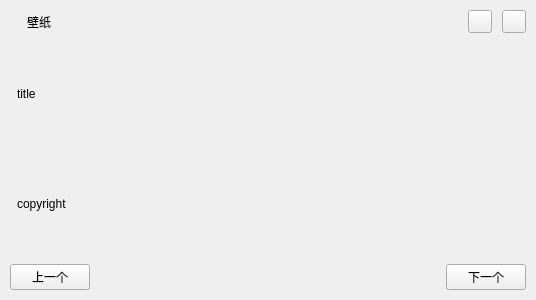
<?xml version="1.0" encoding="UTF-8"?>
<ui version="4.0">
 <class>Form</class>
 <widget class="QWidget" name="Form">
  <property name="geometry">
   <rect>
    <x>0</x>
    <y>0</y>
    <width>536</width>
    <height>300</height>
   </rect>
  </property>
  <property name="windowTitle">
   <string>Form</string>
  </property>
  <layout class="QVBoxLayout" name="verticalLayout_2">
   <property name="spacing">
    <number>0</number>
   </property>
   <property name="leftMargin">
    <number>0</number>
   </property>
   <property name="topMargin">
    <number>0</number>
   </property>
   <property name="rightMargin">
    <number>0</number>
   </property>
   <property name="bottomMargin">
    <number>0</number>
   </property>
   <item>
    <layout class="QVBoxLayout" name="verticalLayout">
     <property name="spacing">
      <number>0</number>
     </property>
     <item>
      <layout class="QHBoxLayout" name="horizontalLayout">
       <property name="spacing">
        <number>10</number>
       </property>
       <property name="leftMargin">
        <number>10</number>
       </property>
       <property name="topMargin">
        <number>10</number>
       </property>
       <property name="rightMargin">
        <number>10</number>
       </property>
       <property name="bottomMargin">
        <number>10</number>
       </property>
       <item>
        <widget class="QLabel" name="logo">
         <property name="text">
          <string/>
         </property>
        </widget>
       </item>
       <item>
        <widget class="QLabel" name="windowTitle">
         <property name="text">
          <string>壁纸</string>
         </property>
         <property name="class" stdset="0">
          <string>window-title</string>
         </property>
        </widget>
       </item>
       <item>
        <spacer name="horizontalSpacer">
         <property name="orientation">
          <enum>Qt::Horizontal</enum>
         </property>
         <property name="sizeHint" stdset="0">
          <size>
           <width>40</width>
           <height>20</height>
          </size>
         </property>
        </spacer>
       </item>
       <item>
        <widget class="QToolButton" name="minimize">
         <property name="text">
          <string/>
         </property>
        </widget>
       </item>
       <item>
        <widget class="QToolButton" name="settings">
         <property name="text">
          <string/>
         </property>
        </widget>
       </item>
      </layout>
     </item>
     <item>
      <widget class="QWidget" name="widget" native="true">
       <property name="sizePolicy">
        <sizepolicy hsizetype="Preferred" vsizetype="Expanding">
         <horstretch>0</horstretch>
         <verstretch>0</verstretch>
        </sizepolicy>
       </property>
       <layout class="QHBoxLayout" name="horizontalLayout_4">
        <property name="spacing">
         <number>0</number>
        </property>
        <property name="leftMargin">
         <number>0</number>
        </property>
        <property name="topMargin">
         <number>0</number>
        </property>
        <property name="rightMargin">
         <number>0</number>
        </property>
        <property name="bottomMargin">
         <number>0</number>
        </property>
        <item>
         <layout class="QHBoxLayout" name="horizontalLayout_2">
          <property name="spacing">
           <number>10</number>
          </property>
          <item>
           <widget class="QLabel" name="thumbnail">
            <property name="sizePolicy">
             <sizepolicy hsizetype="Fixed" vsizetype="Fixed">
              <horstretch>0</horstretch>
              <verstretch>0</verstretch>
             </sizepolicy>
            </property>
            <property name="minimumSize">
             <size>
              <width>0</width>
              <height>0</height>
             </size>
            </property>
            <property name="text">
             <string/>
            </property>
            <property name="class" stdset="0">
             <string>thumbnail</string>
            </property>
           </widget>
          </item>
          <item>
           <layout class="QVBoxLayout" name="verticalLayout_4">
            <item>
             <widget class="QLabel" name="title">
              <property name="text">
               <string>title</string>
              </property>
              <property name="class" stdset="0">
               <string>title</string>
              </property>
             </widget>
            </item>
            <item>
             <widget class="QLabel" name="copyright">
              <property name="text">
               <string>copyright</string>
              </property>
              <property name="class" stdset="0">
               <string>copyright</string>
              </property>
             </widget>
            </item>
           </layout>
          </item>
         </layout>
        </item>
       </layout>
      </widget>
     </item>
     <item>
      <layout class="QHBoxLayout" name="horizontalLayout_3">
       <property name="spacing">
        <number>0</number>
       </property>
       <property name="leftMargin">
        <number>10</number>
       </property>
       <property name="topMargin">
        <number>10</number>
       </property>
       <property name="rightMargin">
        <number>10</number>
       </property>
       <property name="bottomMargin">
        <number>10</number>
       </property>
       <item>
        <widget class="QPushButton" name="prev">
         <property name="text">
          <string>上一个</string>
         </property>
         <property name="class" stdset="0">
          <string>page-btn</string>
         </property>
        </widget>
       </item>
       <item>
        <spacer name="horizontalSpacer_2">
         <property name="orientation">
          <enum>Qt::Horizontal</enum>
         </property>
         <property name="sizeHint" stdset="0">
          <size>
           <width>40</width>
           <height>20</height>
          </size>
         </property>
        </spacer>
       </item>
       <item>
        <widget class="QPushButton" name="next">
         <property name="text">
          <string>下一个</string>
         </property>
         <property name="class" stdset="0">
          <string>page-btn</string>
         </property>
        </widget>
       </item>
      </layout>
     </item>
    </layout>
   </item>
  </layout>
 </widget>
 <resources/>
 <connections/>
</ui>
